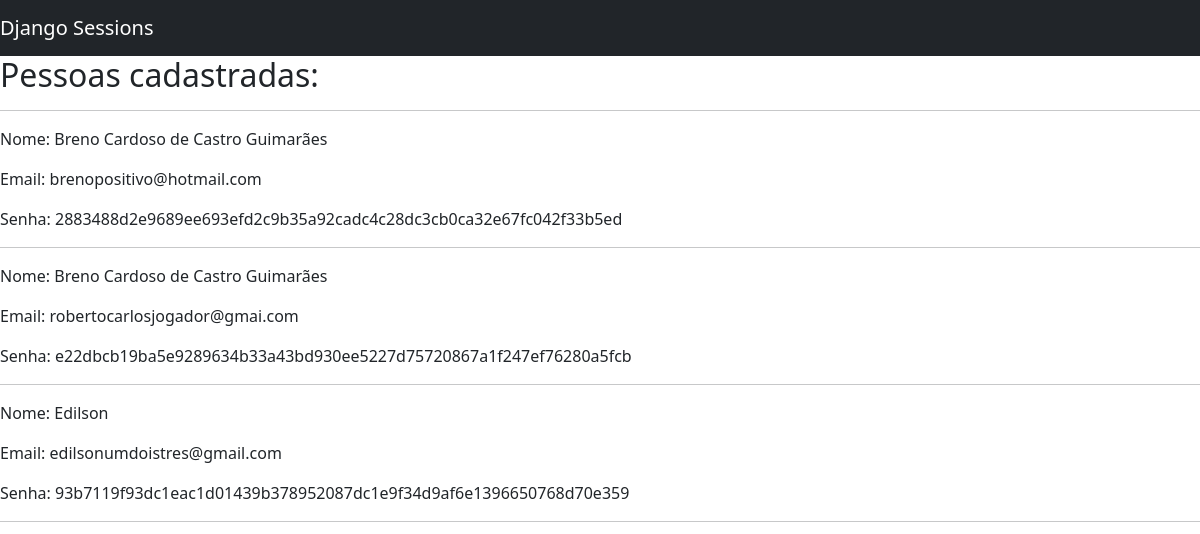
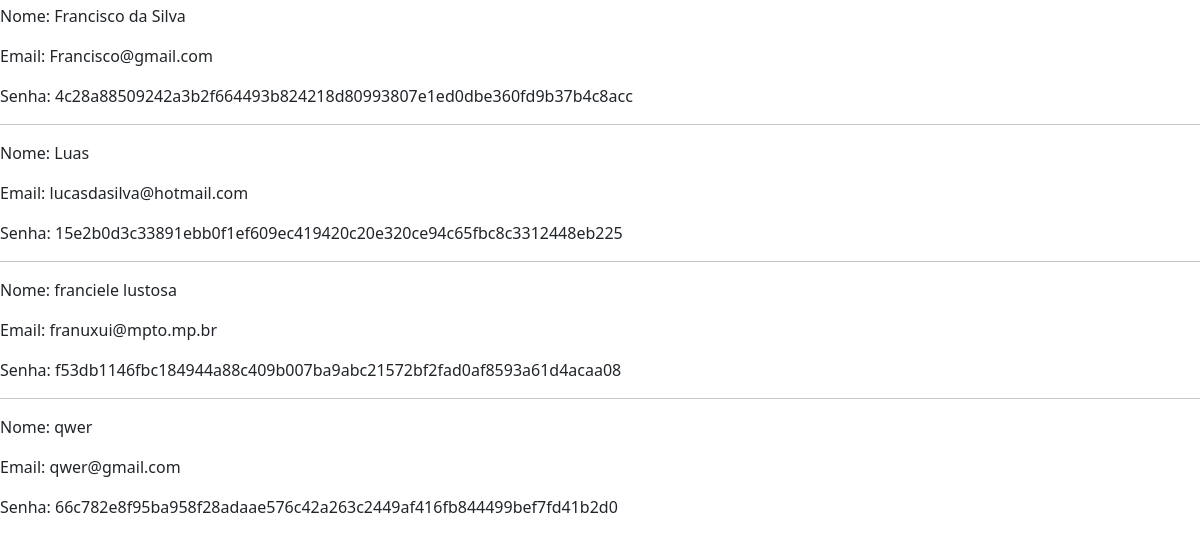
/auth/pessoas/ (signed in), run on an earlier commit of the app's database (2 pictures, top to bottom).
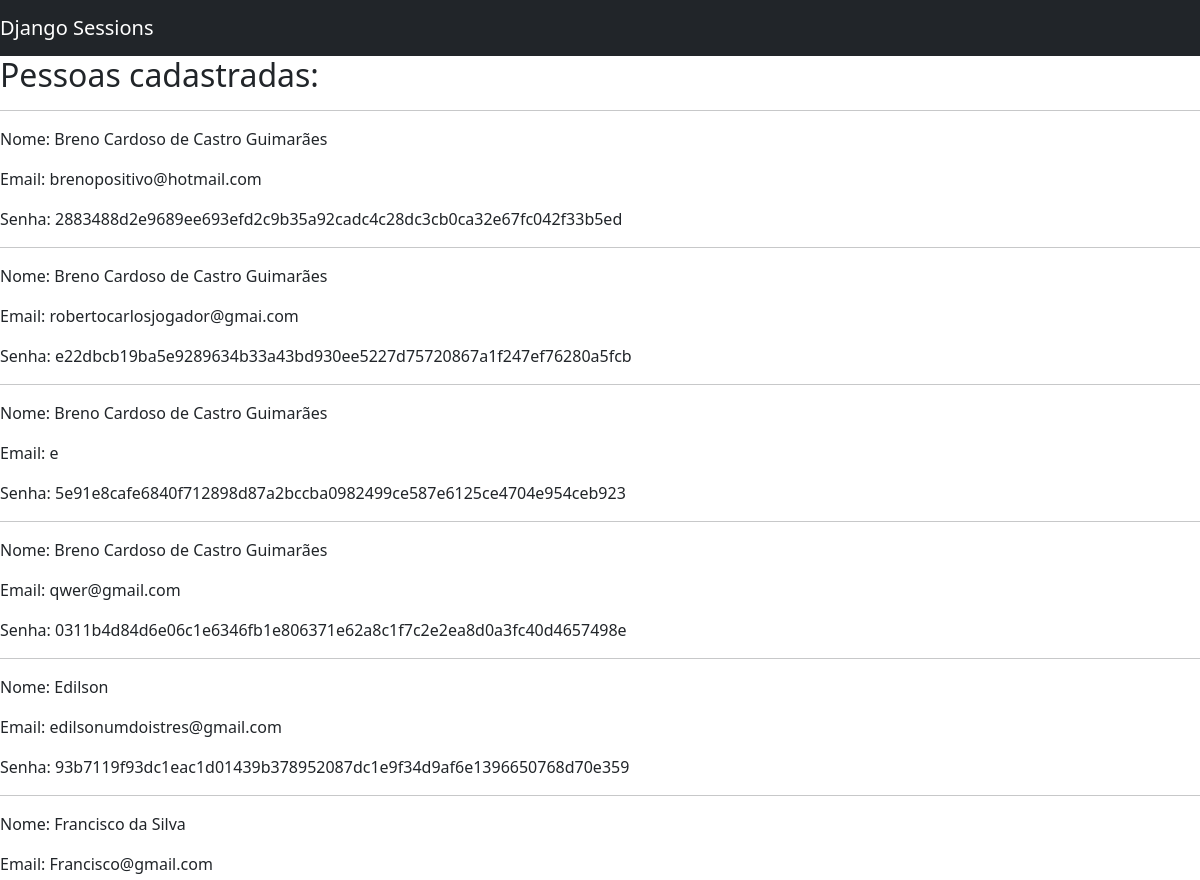
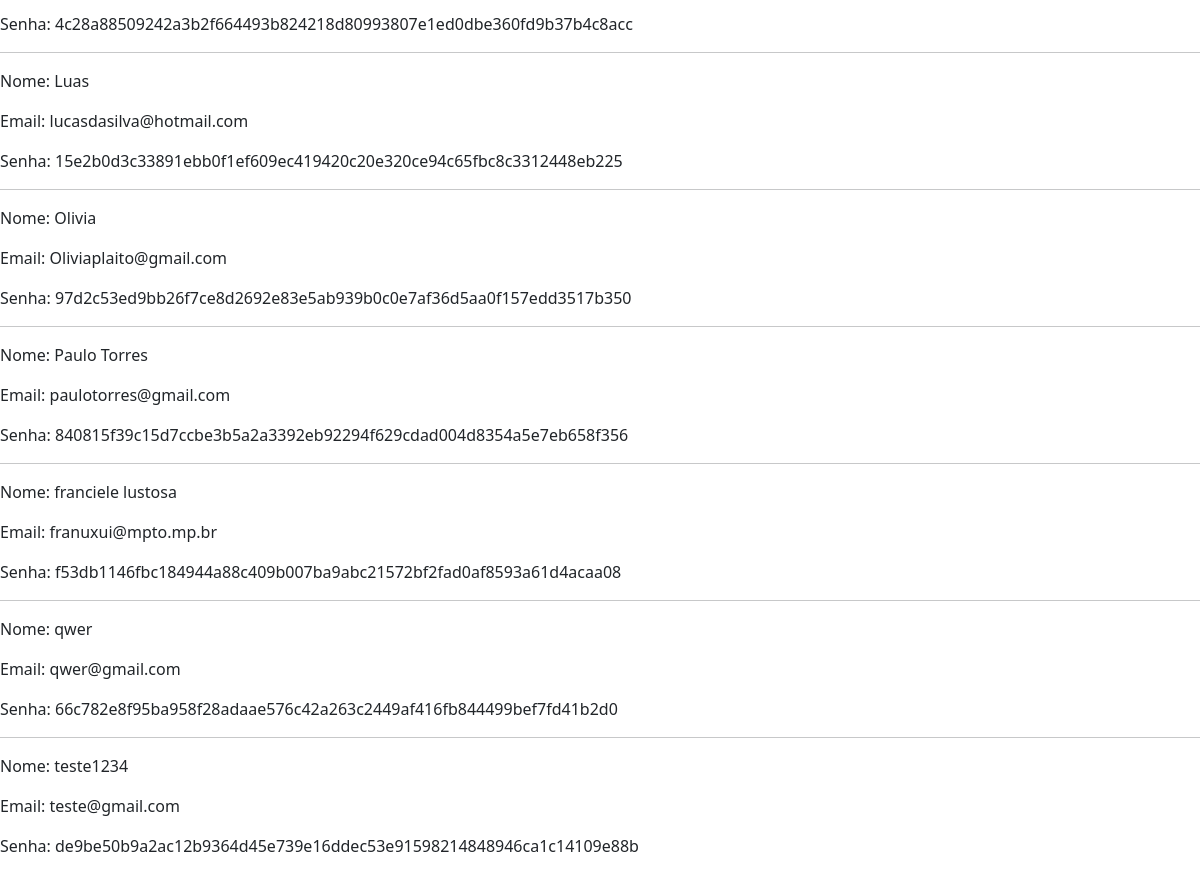
And on a later commit of the database (2 pictures, top to bottom).
### usuarios/models.py (models this page shows, shortened)
class Usuario(models.Model):
    nome = models.CharField(
        verbose_name="Nome",
        max_length=100,
        null=True,
        blank=True,
    )
    email = models.EmailField(
        verbose_name="Email",
        max_length=250,
        null=True,
        blank=True,
    )
    senha = models.CharField(
        verbose_name="Email",
        max_length=64,
        null=True,
        blank=True,
    )
    class Meta:
        ordering = ["nome"]

### usuarios/views.py (the view)
# urls.py: path("pessoas/", pessoas, name="pessoas"),
def pessoas(request):
    if request.session["logado"] == False:
        return redirect("/auth/login/?status=5")
    else:
        try:
            status = request.GET.get("status")
            print(f"valor do status : {status}")
        except:
            print("Houve uma exceção ao capturar o status")
        people = Usuario.objects.all()
        return render(request, "pessoas.html", {"pessoas": people})

### usuarios/templates/pessoas.html (shortened to what this page needs)
{% extends 'base.html' %}
{% block 'conteudo' %}
<h2>Pessoas cadastradas:</h2>
{% for pessoa in pessoas %}
<hr>
<p>Nome: {{pessoa.nome}}</p>
<p>Email: {{pessoa.email}}</p>
<p>Senha: {{pessoa.senha}}</p>
{% endfor %}
{% endblock %}

What changed in the data, as far as the page shows it:
added Usuario: nome "Breno Cardoso de Castro Guimarães", email "e", senha "5e91e8cafe6840f712898d87a2bccba0982499ce587e6125ce4704e954ceb923"
added Usuario: nome "Breno Cardoso de Castro Guimarães", email "qwer@gmail.com", senha "0311b4d84d6e06c1e6346fb1e806371e62a8c1f7c2e2ea8d0a3fc40d4657498e"
added Usuario: nome "Olivia", email "Oliviaplaito@gmail.com", senha "97d2c53ed9bb26f7ce8d2692e83e5ab939b0c0e7af36d5aa0f157edd3517b350"
added Usuario: nome "Paulo Torres", email "paulotorres@gmail.com", senha "840815f39c15d7ccbe3b5a2a3392eb92294f629cdad004d8354a5e7eb658f356"
added Usuario: nome "teste1234", email "teste@gmail.com", senha "de9be50b9a2ac12b9364d45e739e16ddec53e91598214848946ca1c14109e88b"
